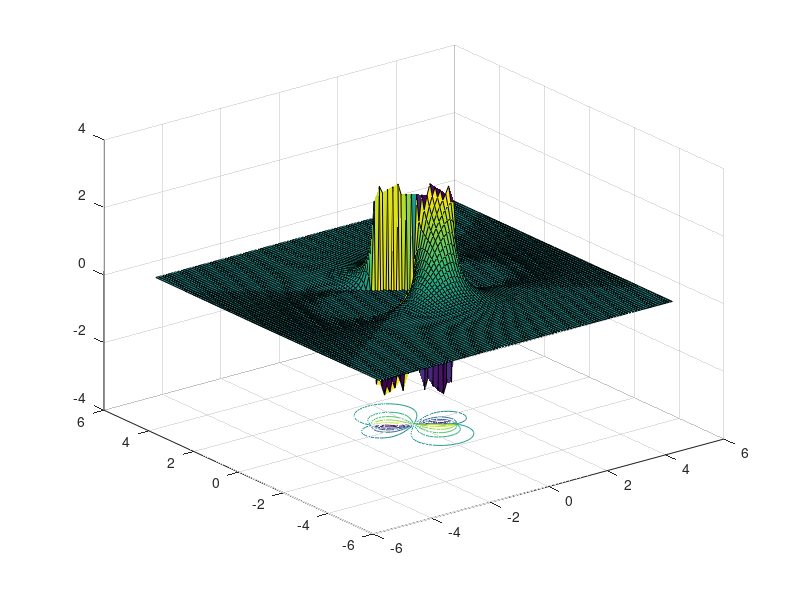
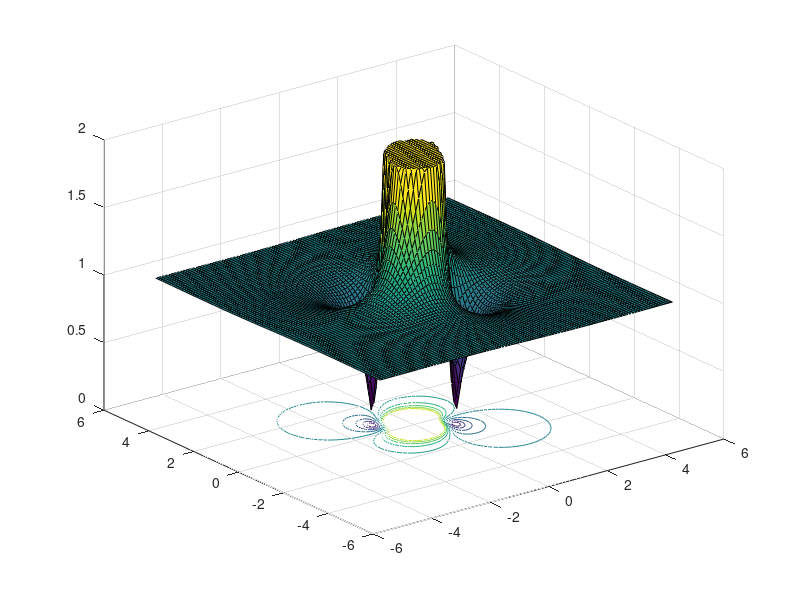

MATLAB code to generate these figures, in order:
clear all; close all ; clc;

N = 100;
x = linspace(5,-5,N);
y = x;
[X,Y] = meshgrid(x,y);
F1 = 0*X;
F2 = 0*X;

Be = 1;
THEe = 0;
Bex = Be*cos(THEe);
Bey = Be*sin(THEe);
A = 1;

for i = 1:N
    for j = 1:N
        R = sqrt(X(i,j)*X(i,j) +  Y(i,j)*Y(i,j));
        THE = atan2(X(i,j),Y(i,j));
        
        Bx = Bex + A*3*cos(THE)*sin(THE) / (R^3);
        By = Bey + A*(3*cos(THE)*cos(THE) - 1) / (R^3);
        
        F1(i,j) = atan2(By,Bx);
        F2(i,j) = sqrt(Bx^2 + By^2);
        if F2(i,j) > 2
            F2(i,j) = 2;
        end
    end
end

Plate = 0*F1;
Plate = Plate + THEe;

figure(1);
surfc(X,Y,F1);
hold on;
surfc(X,Y,Plate);

figure(2);
surfc(X,Y,F2);
